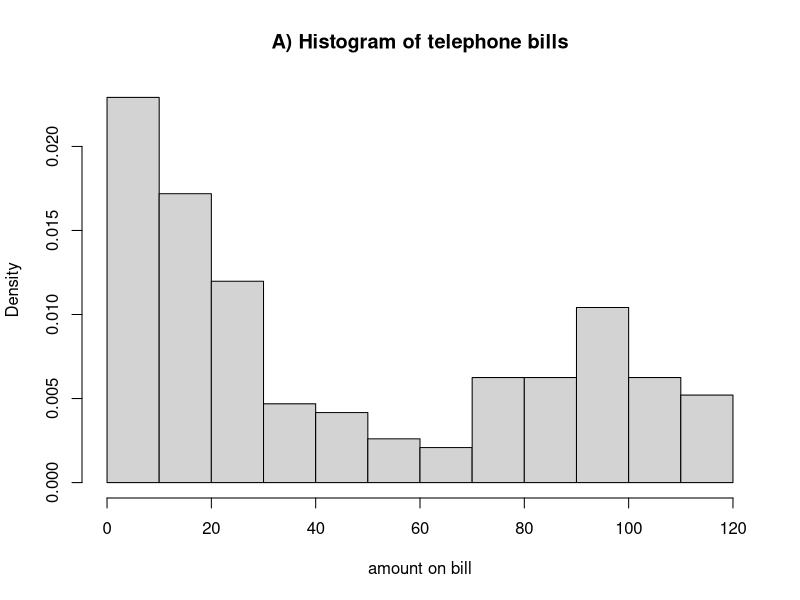
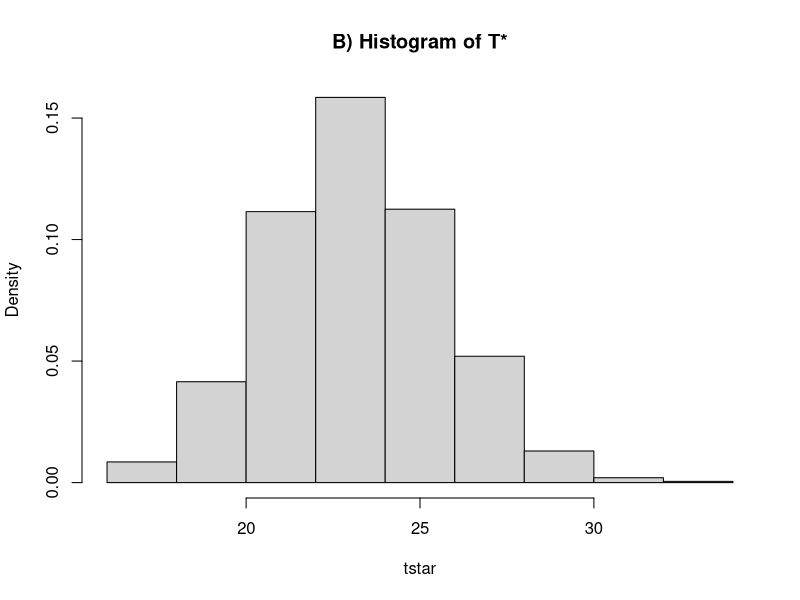
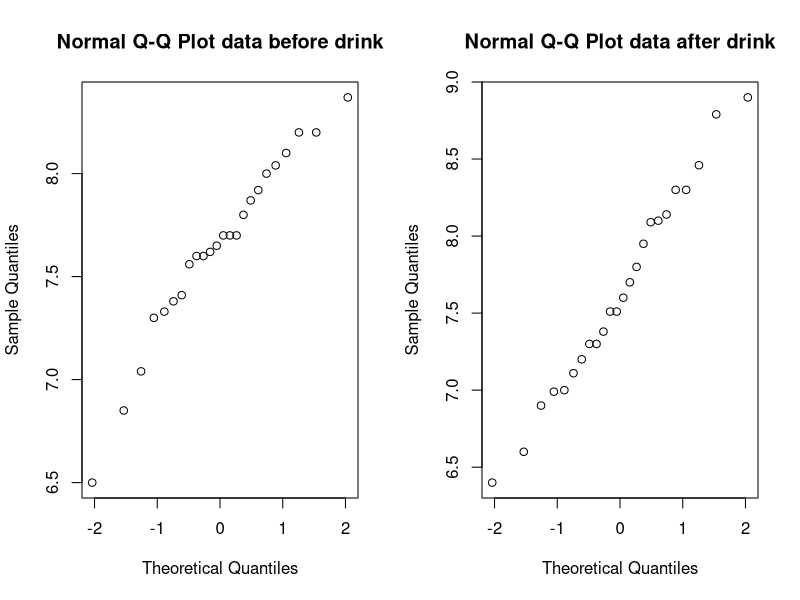
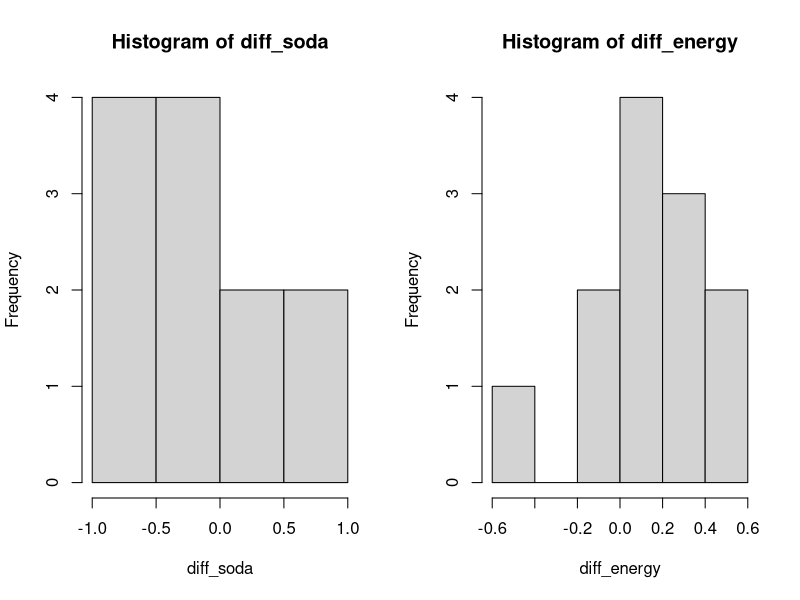
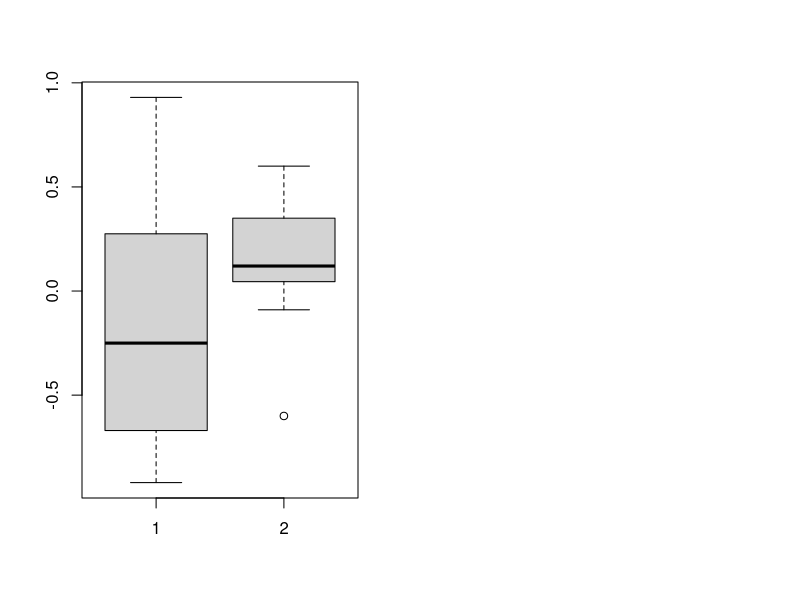

Write the R code that produced these figures, in order.
# ASSIGNMENT 1 EXERCISE 3 #

# A

data = read.table(file = "telephone.txt", header=TRUE)
nonzero = apply(data, 1, function(row) all(row > 0))
clean_data = data[nonzero, ]
hist(clean_data,prob=T, main="A) Histogram of telephone bills", xlab="amount on bill")

# B

distr = rexp(1000,0.05)

# Test statistic is the median of the data
t = median(clean_data)
n = length(clean_data)
B = 1000
tstar = numeric(B)
l = 0.03 # lambda
#Create a set of representative medians for the exponentional distribution
#With lambda 0.03 and sample length equal to our data sample
for (i in 1:B) {
  xstar = rexp(n, l)  
  tstar[i] = median(xstar)
}

# Calculate the p-value
pl=sum(tstar<t)/B
pr=sum(tstar>t)/B
p=2*min(pl,pr)
p

#Distribution of the medians of the exponential distribution lambda = 0.03
hist(tstar, prob = T,main = "B) Histogram of T*")
#How to get true density curve of x?

#C

B = 1000
tstar = numeric(B)

for (i in 1:B){
  xstar = sample(clean_data, replace=TRUE)
  tstar[i] = median(xstar)
}

tstar25 = quantile(tstar,0.025)
tstar975 = quantile(tstar,0.975)
sum(tstar<tstar25)
c(2*t-tstar975,2*t-tstar25)

# D

# Assume this sample originate from an exponential distribution for an unknown lambda
# Use Central Limit Theorem for sample mean
# Estimate lambda
# Construct 95% confidence interval for the population media
# Comment on findings 


# ----------------------------------------------------------------------


# ASSIGNMENT 1 EXERCISE 4 #

# A

data = read.table(file = "run.txt", header=TRUE)

# Check for normality
par(mfrow=c(1,2))
qqnorm(data$before, main = "Normal Q-Q Plot data before drink")
qqnorm(data$after, main = "Normal Q-Q Plot data after drink")

# Pearson's correlation test
cor.test(data$before,data$after)

# B

# H0 : soda_before - soda_after = 0
soda = subset(data, drink=='lemo', select=c(before, after))
t.test(soda$before, soda$after, paired=TRUE)

# H0 energy_before - energy_after = 0
energy = subset(data, drink=='energy', select=c(before, after))
t.test(energy$before, energy$after, paired=TRUE)

# C 

n = nrow(soda)
diff_soda = numeric(n)
for (i in 1:n) {
  diff_soda[i] = soda$before[i] - soda$after[i]
}

m = nrow(energy)
diff_energy = numeric(m)
for (i in 1:m) {
  diff_energy[i] = energy$before[i] - energy$after[i]
}

# H0 : mean_diff_soda = mean_diff_energy

hist(diff_soda)
hist(diff_energy)
boxplot(diff_soda,diff_energy)

t.test(diff_soda,diff_energy)

# D
